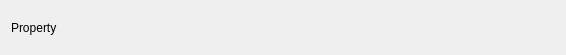
<?xml version="1.0" encoding="UTF-8"?>
<ui version="4.0">
 <class>StringWidget</class>
 <widget class="QWidget" name="StringWidget">
  <property name="geometry">
   <rect>
    <x>0</x>
    <y>0</y>
    <width>566</width>
    <height>55</height>
   </rect>
  </property>
  <property name="windowTitle">
   <string>StringWidget</string>
  </property>
  <layout class="QHBoxLayout" name="horizontalLayout">
   <item>
    <widget class="QLabel" name="StringWidgetLabel">
     <property name="text">
      <string>Property</string>
     </property>
    </widget>
   </item>
  </layout>
 </widget>
 <resources/>
 <connections/>
</ui>
